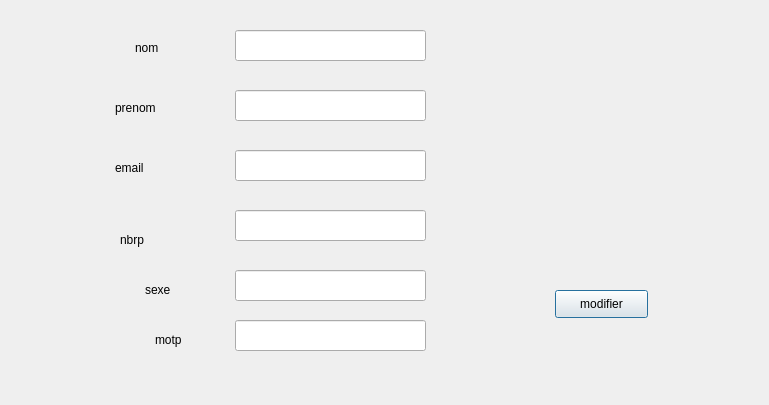
<?xml version="1.0" encoding="UTF-8"?>
<ui version="4.0">
 <class>Dialog</class>
 <widget class="QDialog" name="Dialog">
  <property name="geometry">
   <rect>
    <x>0</x>
    <y>0</y>
    <width>769</width>
    <height>405</height>
   </rect>
  </property>
  <property name="maximumSize">
   <size>
    <width>769</width>
    <height>16777215</height>
   </size>
  </property>
  <property name="windowTitle">
   <string>Dialog</string>
  </property>
  <widget class="QLabel" name="label">
   <property name="geometry">
    <rect>
     <x>135</x>
     <y>40</y>
     <width>56</width>
     <height>16</height>
    </rect>
   </property>
   <property name="text">
    <string>nom</string>
   </property>
  </widget>
  <widget class="QLabel" name="label_2">
   <property name="geometry">
    <rect>
     <x>115</x>
     <y>100</y>
     <width>56</width>
     <height>16</height>
    </rect>
   </property>
   <property name="text">
    <string>prenom</string>
   </property>
  </widget>
  <widget class="QLineEdit" name="lineEdit_nom_6">
   <property name="geometry">
    <rect>
     <x>235</x>
     <y>150</y>
     <width>191</width>
     <height>31</height>
    </rect>
   </property>
  </widget>
  <widget class="QLineEdit" name="lineEdit_motp_">
   <property name="geometry">
    <rect>
     <x>235</x>
     <y>320</y>
     <width>191</width>
     <height>31</height>
    </rect>
   </property>
  </widget>
  <widget class="QLabel" name="label_5">
   <property name="geometry">
    <rect>
     <x>145</x>
     <y>280</y>
     <width>51</width>
     <height>20</height>
    </rect>
   </property>
   <property name="text">
    <string>sexe</string>
   </property>
  </widget>
  <widget class="QLineEdit" name="lineEdit_nom_5">
   <property name="geometry">
    <rect>
     <x>235</x>
     <y>210</y>
     <width>191</width>
     <height>31</height>
    </rect>
   </property>
  </widget>
  <widget class="QLineEdit" name="lineEdit_nom_3">
   <property name="geometry">
    <rect>
     <x>235</x>
     <y>90</y>
     <width>191</width>
     <height>31</height>
    </rect>
   </property>
  </widget>
  <widget class="QLabel" name="label_3">
   <property name="geometry">
    <rect>
     <x>115</x>
     <y>160</y>
     <width>56</width>
     <height>16</height>
    </rect>
   </property>
   <property name="text">
    <string>email</string>
   </property>
  </widget>
  <widget class="QPushButton" name="modifier">
   <property name="geometry">
    <rect>
     <x>555</x>
     <y>290</y>
     <width>93</width>
     <height>28</height>
    </rect>
   </property>
   <property name="text">
    <string>modifier</string>
   </property>
  </widget>
  <widget class="QLabel" name="label_6">
   <property name="geometry">
    <rect>
     <x>155</x>
     <y>330</y>
     <width>51</width>
     <height>20</height>
    </rect>
   </property>
   <property name="text">
    <string>motp</string>
   </property>
  </widget>
  <widget class="QLineEdit" name="lineEdit_sexe_">
   <property name="geometry">
    <rect>
     <x>235</x>
     <y>270</y>
     <width>191</width>
     <height>31</height>
    </rect>
   </property>
  </widget>
  <widget class="QLineEdit" name="lineEdit_nom_2">
   <property name="geometry">
    <rect>
     <x>235</x>
     <y>30</y>
     <width>191</width>
     <height>31</height>
    </rect>
   </property>
  </widget>
  <widget class="QLabel" name="label_4">
   <property name="geometry">
    <rect>
     <x>120</x>
     <y>230</y>
     <width>51</width>
     <height>20</height>
    </rect>
   </property>
   <property name="text">
    <string>nbrp</string>
   </property>
  </widget>
 </widget>
 <resources/>
 <connections/>
</ui>
